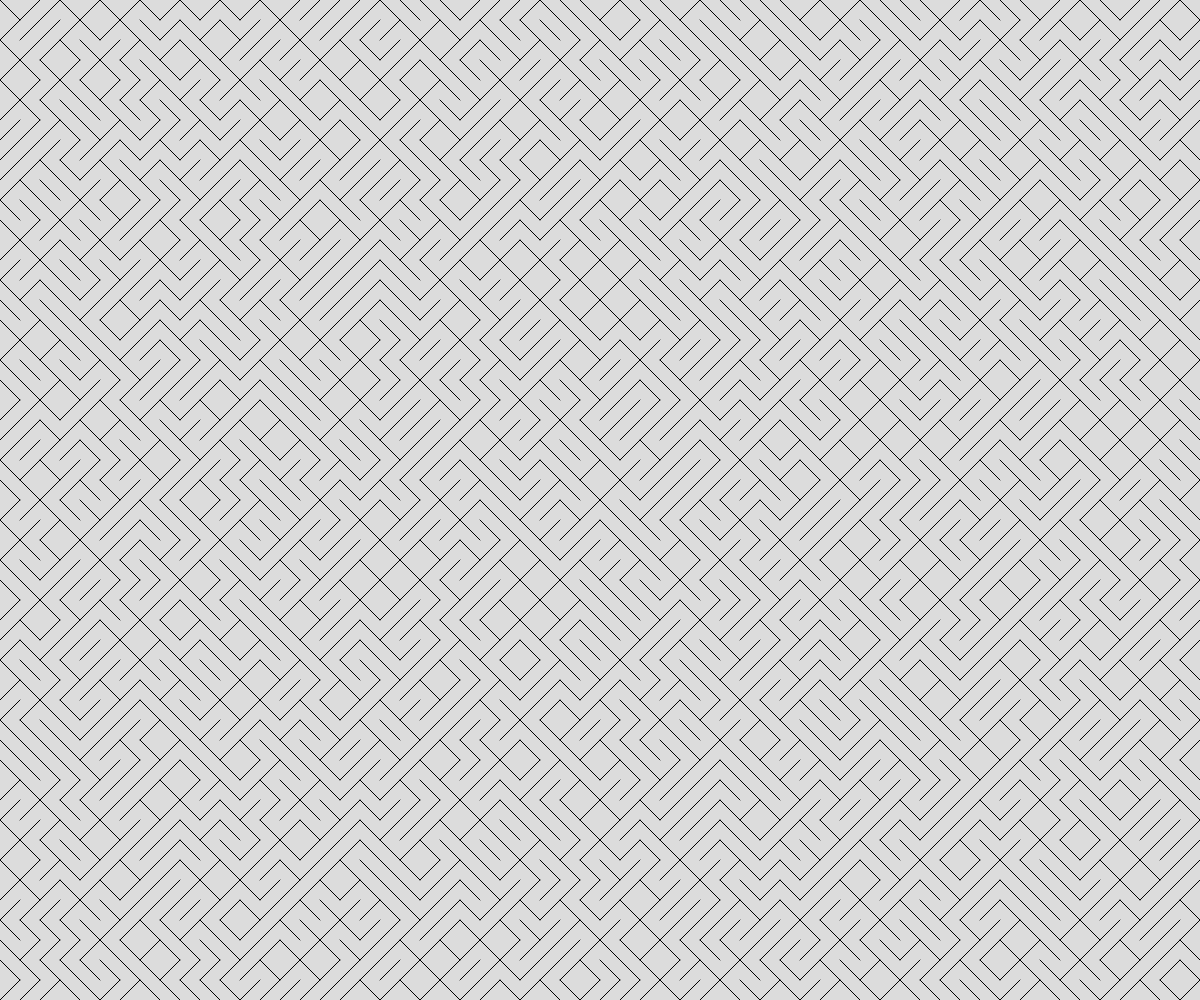
Frame 1 (no input)
Frame 60 (no input): identical to frame 1, image omitted
Frame 120 (the mouse pressed at the canvas centre since frame 60): identical to frame 1, image omitted

The p5.js sketch that drew this single still picture (run headless with seeded random() and noise() and a simulated clock; from frame 60 on, the mouse is pressed at the canvas centre):

// p5.js sketch
// ── sketch.js
// Project Title
// Your Name
// Date
//
// Extra for Experts:
// - describe what you did to take this project "above and beyond"

let theTiles = [];
const THE_SIZE = 20;

function setup() {
  createCanvas(windowWidth, windowHeight);
  
  for (let x = THE_SIZE/2; x < width; x += THE_SIZE){
    for (let y = THE_SIZE/2; y < height; y += THE_SIZE){
      let someTile = spawnTile(x, y, THE_SIZE);
      theTiles.push(someTile);
    }
  }
}

function draw() {
  background(220);
  for (let tile of theTiles){
    line(tile.x1, tile.y1, tile.x2, tile.y2);
  }
}

function spawnTile(x, y, tileSize){
  let choice = random(100);
  let tile;
  if (choice < 50){
    //positive slope
    tile = {
      x1: x - tileSize/2,
      y1: y + tileSize/2,
      x2: x + tileSize/2,
      y2: y - tileSize/2,
    };
  }
  else{
    //negative slope
    tile = {
      x1: x - tileSize/2,
      y1: y - tileSize/2,
      x2: x + tileSize/2,
      y2: y + tileSize/2,
    };
  }
  return tile;
}
